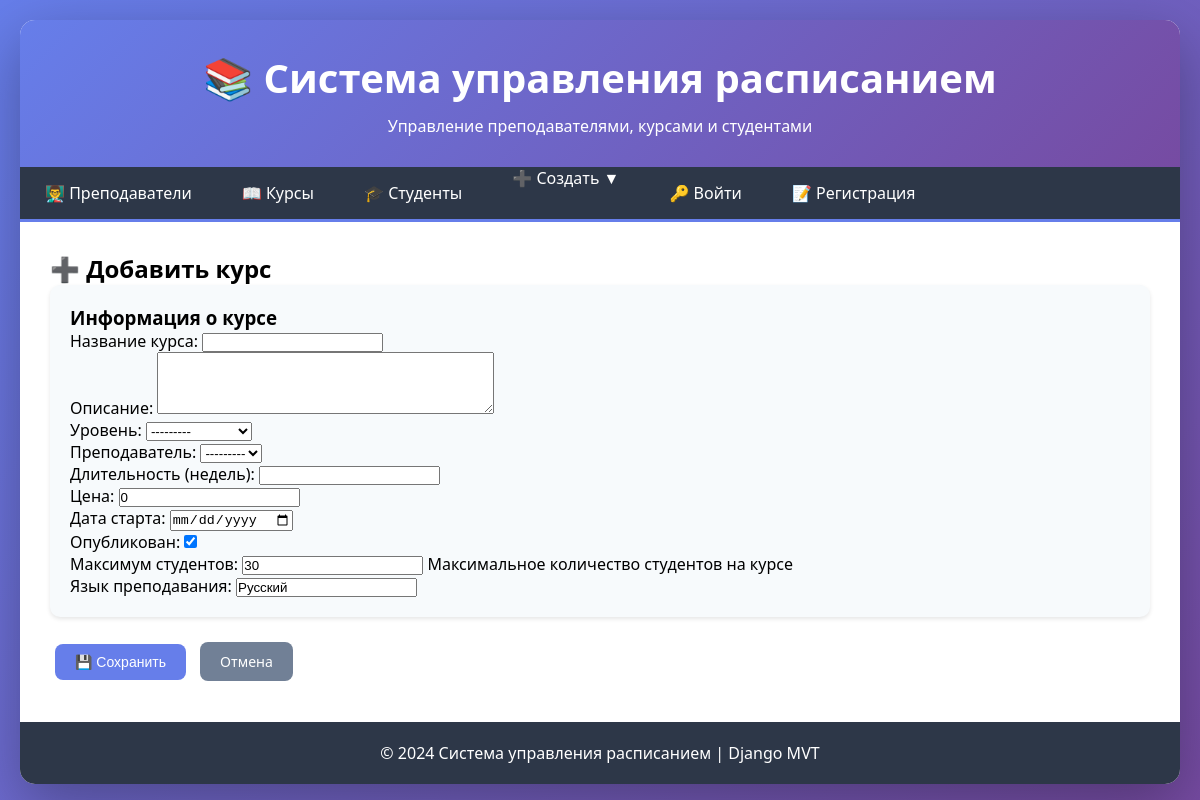
Page /schedule/courses/create/ on the earlier database version.
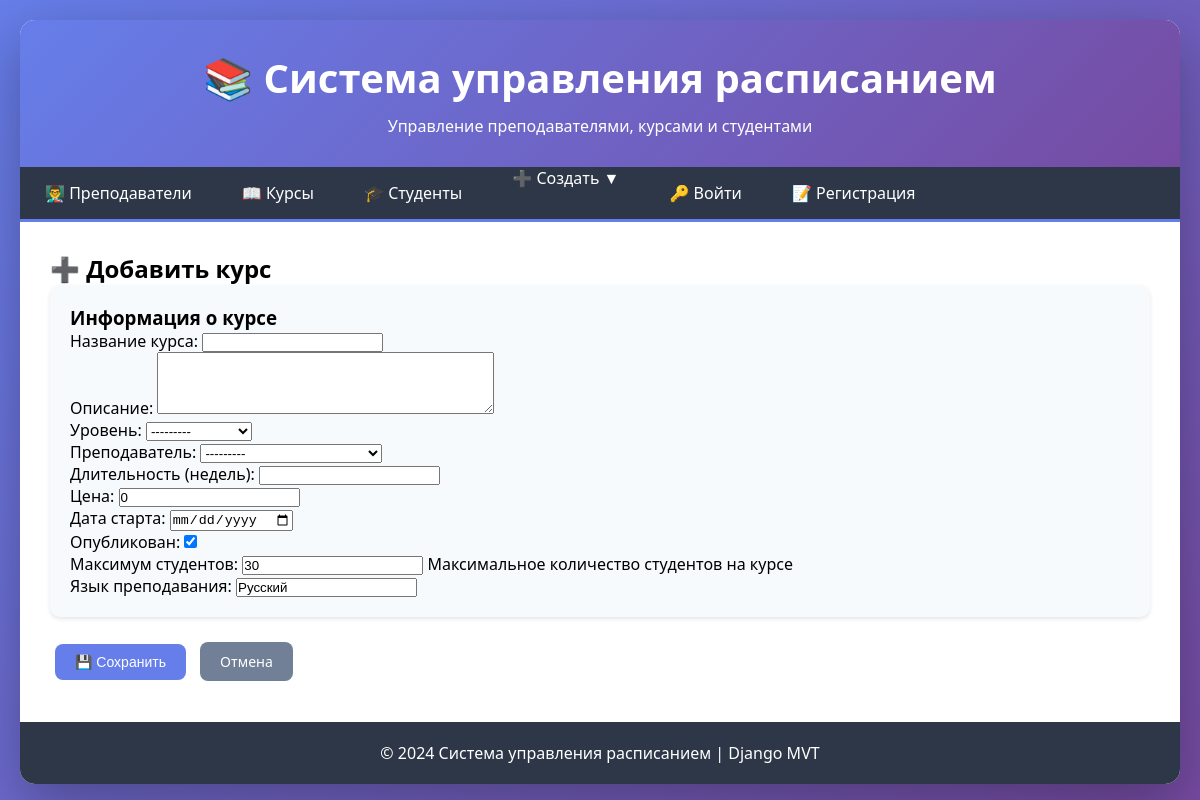
Same page on the later database version.
### schedule/models.py (models this page shows, shortened)
class Teacher(models.Model):
    LEVEL_CHOICES = [
        ('junior', 'Junior'),
        ('middle', 'Middle'),
        ('senior', 'Senior'),
        ('lead', 'Lead'),
    ]
    first_name = models.CharField(max_length=100, verbose_name="Имя", db_index=True)
    last_name = models.CharField(max_length=100, verbose_name="Фамилия", db_index=True)
    email = models.EmailField(verbose_name="Email", unique=True)  # уникальное поле
    level = models.CharField(max_length=20, choices=LEVEL_CHOICES, verbose_name="Уровень", default='middle')
    hire_date = models.DateField(verbose_name="Дата найма", auto_now_add=True)
    is_active = models.BooleanField(verbose_name="Активен", default=True)
    info = models.OneToOneField(
        TeacherInfo,
        on_delete=models.CASCADE,
        verbose_name="Информация",
        null=True,
        blank=True
    )
    rating = models.DecimalField(
        max_digits=3, decimal_places=2,
        default=0, null=True, blank=True,
        verbose_name="Рейтинг",
        help_text="Рейтинг от 0 до 5"
    )
    hire_date = models.DateField(
        verbose_name="Дата найма",
        auto_now_add=True  # уже должно быть
    )
    class Meta:
        verbose_name = "Преподаватель"
        verbose_name_plural = "Преподаватели"
        ordering = ['last_name', 'first_name']
    def __str__(self):
        return f"{self.last_name} {self.first_name} ({self.get_level_display()})"

### schedule/views.py (the view)
# urls.py: path('courses/create/', views.course_create_lr5, name='course_create'),
def course_create_lr5(request):
    if request.method == 'POST':
        form = CourseModelForm(request.POST)
        if form.is_valid():
            course = form.save()
            messages.success(request, f'Курс "{course.name}" успешно создан!')
            return redirect('schedule:course_detail', pk=course.id)
    else:
        form = CourseModelForm()
    teachers = Teacher.objects.filter(is_active=True)
    return render(request, 'schedule/course_form_lr5.html', {
        'form': form,
        'teachers': teachers
    })

### schedule/forms_lr5.py (shortened to what this page needs)
class CourseModelForm(forms.ModelForm):
    class Meta:
        model = Course
        fields = ['name', 'description', 'level', 'teacher', 'duration_weeks',
                  'price', 'start_date', 'is_published', 'max_students', 'language']
        widgets = {
            'name': forms.TextInput(attrs={'class': 'form-control'}),
            'description': forms.Textarea(attrs={'class': 'form-control', 'rows': 4}),
            'level': forms.Select(attrs={'class': 'form-control'}),
            'teacher': forms.Select(attrs={'class': 'form-control'}),
            'duration_weeks': forms.NumberInput(attrs={'class': 'form-control'}),
            'price': forms.NumberInput(attrs={'class': 'form-control'}),
            'start_date': forms.DateInput(attrs={'class': 'form-control', 'type': 'date'}),
            'max_students': forms.NumberInput(attrs={'class': 'form-control'}),
            'language': forms.TextInput(attrs={'class': 'form-control'}),
        }

### schedule/templates/schedule/course_form_lr5.html (shortened to what this page needs)
{% extends 'schedule/base.html' %}
{% block content %}
<h2>➕ Добавить курс</h2>
<form method="post">
    <div class="card">
        <h3>Информация о курсе</h3>
        {{ form.as_p }}
    </div>
    <button type="submit" class="btn btn-primary">💾 Сохранить</button>
    <a href="{% url 'schedule:course_index' %}" class="btn btn-secondary">Отмена</a>
</form>
{% endblock %}

Differences in the rows shown:
added Teacher: level "---------"
Other differences:
form field level: "---------" → (not shown)
